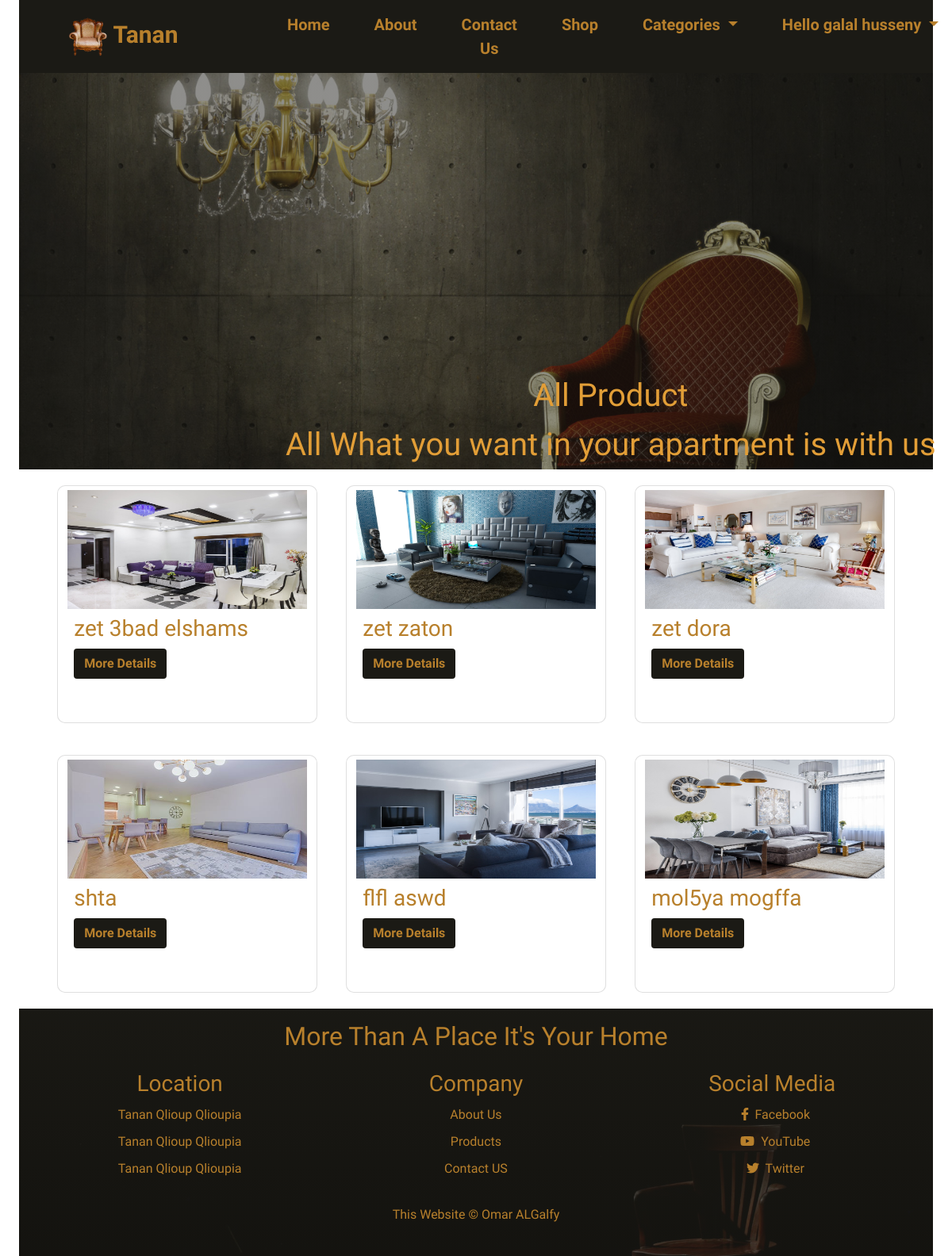
Page /shop.php (signed in) on the committed database.
### tables this page shows
CREATE TABLE `products` (
  `id` int(10) UNSIGNED NOT NULL,
  `name_en` varchar(60) NOT NULL,
  `name_ar` varchar(60) NOT NULL,
  `price` decimal(8,2) NOT NULL,
  `photo` varchar(255) NOT NULL DEFAULT 'product.jpg',
  `status` tinyint(1) NOT NULL DEFAULT 1 COMMENT '1--> active\r\n2-->not active',
  `stock` varchar(50) DEFAULT NULL,
  `subcat_id` int(10) UNSIGNED NOT NULL,
  `supplier_id` int(10) UNSIGNED NOT NULL,
  `viewer` int(10) UNSIGNED NOT NULL,
  `created_at` timestamp NOT NULL DEFAULT current_timestamp(),
  `updated_at` timestamp NOT NULL DEFAULT current_timestamp() ON UPDATE current_timestamp()
);

### connection.php (called while the page is built, shortened)
<?php
class connection {
    public $DBserverName = 'localhost';
    public $DBusername = 'root';
    public $DBpassword = '';
    public $DBname = 'nti_ecommerce_last';
    public $con;
    public function __construct()
    {
       $this->con =  new mysqli($this->DBserverName,$this->DBusername,$this->DBpassword,$this->DBname);
    }
    public function runDQL($query)
    {
        $result = $this->con->query($query);
        if($result->num_rows > 0){
            return $result;
        }else{
            return [];
        }
    }
}

### Product.php (called while the page is built, shortened)
<?php
include_once "connection.php";
class Product extends connection implements operation
{
    public function selectAllData(){
        $query = "SELECT * FROM `products`";
        return $this->runDQL($query);
    }
}

### shop.php (the view)
<?php
  include_once 'header.php';
?>
<div class="about-home col-12  text-center">
    <div class="content  ">
        <h1>All Product</h1>
        <p>All What you want in your apartment is with us</p>
    </div>
</div>
<?php
    include_once "Product.php";
    $pro = new Product;
    if ($_GET) {
        if (isset($_GET['sub'])) {
            $pro->setSubCategoryId($_GET['sub']);
            $resultp = $pro->selectPorductsSub();
        }
    } else {
        $resultp = $pro->selectAllData();
    }
    if ($resultp) {
        $products = $resultp->fetch_all(MYSQLI_ASSOC);
     ?>
<div class="row products col-12 mx-auto   ">
    <?php   foreach ($products as $key => $value) {
    ?>
    <div class="card col-10  col-lg-5   ">
        <img class="img-fluid" data-mdb-ripple-color="light" src="images/<?php echo $value['photo']?>" alt="">
        <div class="content p-2">
            <h3 class="">
                  <?php echo $value['name_en'] ?>
            </h3>
            <a class="btn " href="product_details.php?pro=<?php echo $value['id'] ?>">More Details</a>
        </div>
    </div>
    <?php
    }
} else {
    echo "<div  class = 'alert alert-warning'> No Products Found </div>";
}
?>
</div>
<?php include_once 'footer.php';?>

### css/style.css (style rules this page uses)
* { padding: 0; margin: 0; box-sizing: border-box; font-family: 'imbue', serif; }
a { transition: .5s; }
.products { padding:0 30px; }
.card { height: 300px; border-radius: 10px; color: #b8802c; width: 30%; margin: 20px auto; }
.products img { margin-top: 5px; width: 100%; height: 150px; box-sizing: border-box; }
.card .btn { background-color: #1b1a15; color: #b8802c; font-weight: bolder; }
.about-home { background:linear-gradient( #1b1a157e, #1b1a157e), url('../images/chair2.jpg') no-repeat center; background-size: cover; height: 500px; }
.about-home .content { position:absolute; top: 30%; left: 30%; color: #e29e37; font-size:40px; }

### rows in the picture
products: photo (picture), name_en "zet 3bad elshams"
products: photo (picture), name_en "zet zaton"
products: photo (picture), name_en "zet dora"
products: photo (picture), name_en "shta"
products: photo (picture), name_en "flfl aswd"
products: photo (picture), name_en "mol5ya mogffa"

### other values in the picture
$_SESSION['user_data']->first_name "galal"
$_SESSION['user_data']->last_name "husseny"
